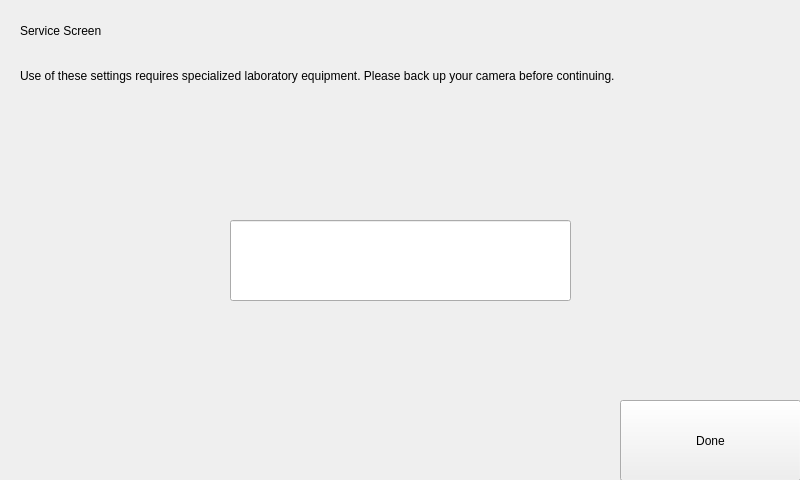
<?xml version="1.0" encoding="UTF-8"?>
<ui version="4.0">
 <class>Form</class>
 <widget class="QWidget" name="Form">
  <property name="geometry">
   <rect>
    <x>0</x>
    <y>0</y>
    <width>800</width>
    <height>480</height>
   </rect>
  </property>
  <property name="windowTitle">
   <string notr="true">Service Screen</string>
  </property>
  <widget class="Backdrop" name="backdrop">
   <property name="geometry">
    <rect>
     <x>0</x>
     <y>0</y>
     <width>801</width>
     <height>481</height>
    </rect>
   </property>
  </widget>
  <widget class="HeaderLabel" name="headerlabel">
   <property name="geometry">
    <rect>
     <x>20</x>
     <y>10</y>
     <width>241</width>
     <height>41</height>
    </rect>
   </property>
   <property name="text">
    <string>Service Screen</string>
   </property>
  </widget>
  <widget class="Label" name="label">
   <property name="geometry">
    <rect>
     <x>20</x>
     <y>50</y>
     <width>711</width>
     <height>51</height>
    </rect>
   </property>
   <property name="text">
    <string>Use of these settings requires specialized laboratory equipment. Please back up your camera before continuing.</string>
   </property>
   <property name="wordWrap">
    <bool>true</bool>
   </property>
  </widget>
  <widget class="Label" name="label_2">
   <property name="geometry">
    <rect>
     <x>250</x>
     <y>220</y>
     <width>301</width>
     <height>21</height>
    </rect>
   </property>
   <property name="text">
    <string>Service Password</string>
   </property>
  </widget>
  <widget class="LineEdit" name="uiPassword">
   <property name="geometry">
    <rect>
     <x>230</x>
     <y>220</y>
     <width>341</width>
     <height>81</height>
    </rect>
   </property>
  </widget>
  <widget class="Button" name="uiDone">
   <property name="geometry">
    <rect>
     <x>620</x>
     <y>400</y>
     <width>181</width>
     <height>81</height>
    </rect>
   </property>
   <property name="text">
    <string>Done</string>
   </property>
  </widget>
 </widget>
 <customwidgets>
  <customwidget>
   <class>Backdrop</class>
   <extends>QLabel</extends>
   <header>backdrop</header>
  </customwidget>
  <customwidget>
   <class>Button</class>
   <extends>QPushButton</extends>
   <header>button</header>
  </customwidget>
  <customwidget>
   <class>HeaderLabel</class>
   <extends>QLabel</extends>
   <header>header_label</header>
  </customwidget>
  <customwidget>
   <class>Label</class>
   <extends>QLabel</extends>
   <header>label</header>
  </customwidget>
  <customwidget>
   <class>LineEdit</class>
   <extends>QLineEdit</extends>
   <header>line_edit</header>
  </customwidget>
 </customwidgets>
 <resources/>
 <connections/>
</ui>
